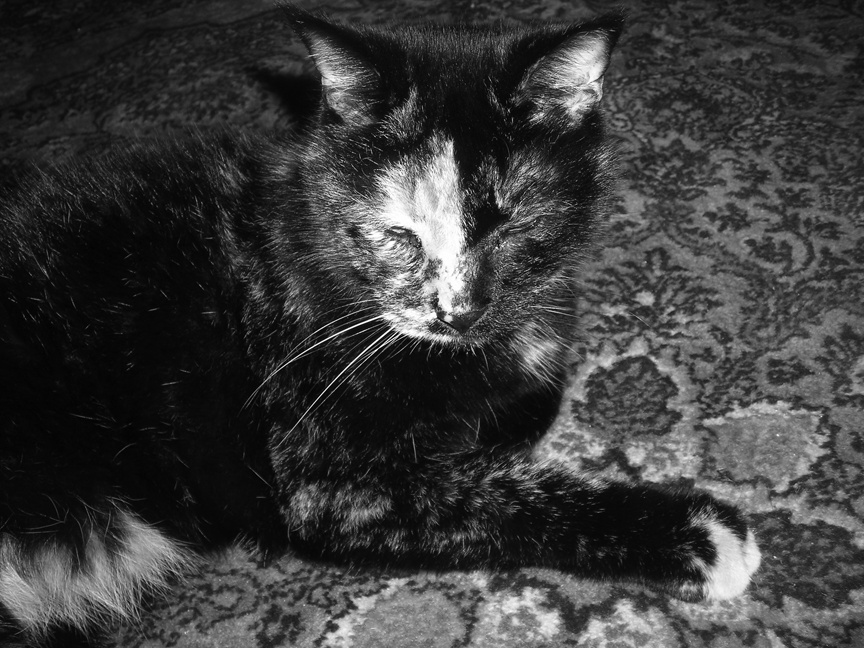
#> input picture bwCat.tif, 864 x 648 px
$ python tes2t.py
#> lines starting #> are read from the running program, lines starting #| are printed output that depends on the picture
#!/usr/bin/env python3
# -*- coding: utf-8 -*-
# file_name.py
# Python 3.7
"""
Created on Tue Apr 16 13:29:05 2019

@author: pedro brodude
Modified:  Tue Apr 16 13:29:05 2019
Description
____________________

"""


import numpy as np
import matplotlib.pyplot as plt
import scipy.ndimage as sim


photo = plt.imread('bwCat.tif')
#> photo is the input picture: shape (648, 864); min 0, max 255, mean 59.2

#impulse = np.zeros( (51, 51) )

#impulse[25, 25] = 1.0

my_filter = np.ones( (20,20) )/(20**2)

response = sim.convolve(photo, my_filter)
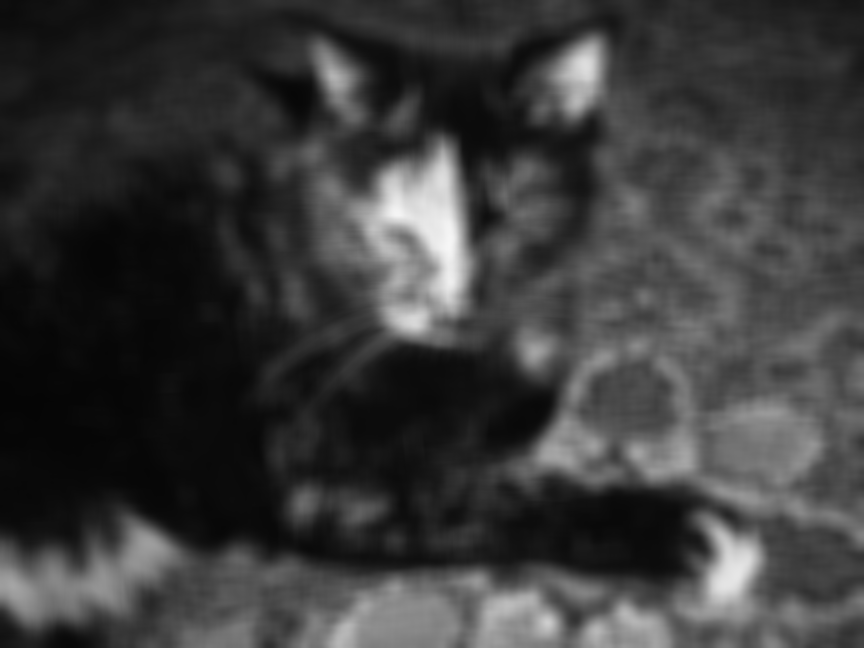
#> response: shape (648, 864); min 5, max 246, mean 58.8


#response  = sim.uniform_filter(photo)

plt.figure()
plt.imshow(response,cmap='gray')
plt.figure()
plt.imshow(photo,cmap='gray')
